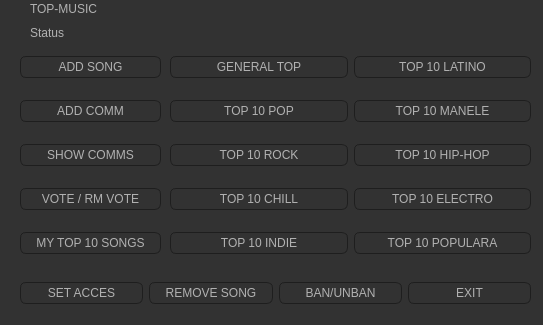
<?xml version="1.0" encoding="UTF-8"?>
<ui version="4.0">
 <class>userMenu</class>
 <widget class="QDialog" name="userMenu">
  <property name="geometry">
   <rect>
    <x>0</x>
    <y>0</y>
    <width>543</width>
    <height>325</height>
   </rect>
  </property>
  <property name="windowTitle">
   <string>TM - MENU</string>
  </property>
  <property name="styleSheet">
   <string notr="true">QPushButton
{
    color: #b1b1b1;
    background-color: QLinearGradient( x1: 0, y1: 0, x2: 0, y2: 1, stop: 0 #565656, stop: 0.1 #525252, stop: 0.5 #4e4e4e, stop: 0.9 #4a4a4a, stop: 1 #464646);
    border-width: 1px;
    border-color: #1e1e1e;
    border-style: solid;
    border-radius: 6;
    padding: 3px;
    font-size: 12px;
    padding-left: 5px;
    padding-right: 5px;
}
 
QPushButton:pressed
{
    background-color: QLinearGradient( x1: 0, y1: 0, x2: 0, y2: 1, stop: 0 #2d2d2d, stop: 0.1 #2b2b2b, stop: 0.5 #292929, stop: 0.9 #282828, stop: 1 #252525);
}

QWidget
{
    color: #b1b1b1;
    background-color: #323232;
}

QLabel
{
rgb(238, 238, 236)
}</string>
  </property>
  <widget class="QWidget" name="layoutWidget">
   <property name="geometry">
    <rect>
     <x>170</x>
     <y>40</y>
     <width>361</width>
     <height>231</height>
    </rect>
   </property>
   <layout class="QHBoxLayout" name="horizontalLayout">
    <item>
     <layout class="QVBoxLayout" name="verticalLayout_2">
      <item>
       <widget class="QPushButton" name="pushButton_2">
        <property name="text">
         <string>GENERAL TOP</string>
        </property>
       </widget>
      </item>
      <item>
       <widget class="QPushButton" name="pushButton_5">
        <property name="text">
         <string>TOP 10 POP</string>
        </property>
       </widget>
      </item>
      <item>
       <widget class="QPushButton" name="pushButton_6">
        <property name="text">
         <string>TOP 10 ROCK</string>
        </property>
       </widget>
      </item>
      <item>
       <widget class="QPushButton" name="pushButton_7">
        <property name="text">
         <string>TOP 10 CHILL</string>
        </property>
       </widget>
      </item>
      <item>
       <widget class="QPushButton" name="pushButton_8">
        <property name="text">
         <string>TOP 10 INDIE</string>
        </property>
       </widget>
      </item>
     </layout>
    </item>
    <item>
     <layout class="QVBoxLayout" name="verticalLayout">
      <item>
       <widget class="QPushButton" name="pushButton_9">
        <property name="text">
         <string>TOP 10 LATINO</string>
        </property>
       </widget>
      </item>
      <item>
       <widget class="QPushButton" name="pushButton_10">
        <property name="text">
         <string>TOP 10 MANELE</string>
        </property>
       </widget>
      </item>
      <item>
       <widget class="QPushButton" name="pushButton_11">
        <property name="text">
         <string>TOP 10 HIP-HOP</string>
        </property>
       </widget>
      </item>
      <item>
       <widget class="QPushButton" name="pushButton_12">
        <property name="text">
         <string>TOP 10 ELECTRO</string>
        </property>
       </widget>
      </item>
      <item>
       <widget class="QPushButton" name="pushButton_13">
        <property name="text">
         <string>TOP 10 POPULARA</string>
        </property>
       </widget>
      </item>
     </layout>
    </item>
   </layout>
  </widget>
  <widget class="QWidget" name="layoutWidget">
   <property name="geometry">
    <rect>
     <x>20</x>
     <y>40</y>
     <width>141</width>
     <height>231</height>
    </rect>
   </property>
   <layout class="QVBoxLayout" name="verticalLayout_3">
    <item>
     <widget class="QPushButton" name="pushButton_addSong">
      <property name="text">
       <string>ADD SONG</string>
      </property>
     </widget>
    </item>
    <item>
     <widget class="QPushButton" name="pushButton_15">
      <property name="text">
       <string>ADD COMM</string>
      </property>
     </widget>
    </item>
    <item>
     <widget class="QPushButton" name="pushButton_4">
      <property name="text">
       <string>SHOW COMMS</string>
      </property>
     </widget>
    </item>
    <item>
     <widget class="QPushButton" name="pushButton_3">
      <property name="text">
       <string>VOTE / RM VOTE</string>
      </property>
     </widget>
    </item>
    <item>
     <widget class="QPushButton" name="pushButton">
      <property name="text">
       <string>MY TOP 10 SONGS</string>
      </property>
     </widget>
    </item>
   </layout>
  </widget>
  <widget class="QWidget" name="layoutWidget">
   <property name="geometry">
    <rect>
     <x>20</x>
     <y>280</y>
     <width>511</width>
     <height>27</height>
    </rect>
   </property>
   <layout class="QHBoxLayout" name="horizontalLayout_2">
    <item>
     <widget class="QPushButton" name="pushButton_setAcces">
      <property name="text">
       <string>SET ACCES</string>
      </property>
     </widget>
    </item>
    <item>
     <widget class="QPushButton" name="pushButton_removeSong">
      <property name="text">
       <string>REMOVE SONG</string>
      </property>
     </widget>
    </item>
    <item>
     <widget class="QPushButton" name="pushButton_ban">
      <property name="text">
       <string>BAN/UNBAN</string>
      </property>
     </widget>
    </item>
    <item>
     <widget class="QPushButton" name="pushButton_exitMenu">
      <property name="text">
       <string>EXIT</string>
      </property>
     </widget>
    </item>
   </layout>
  </widget>
  <widget class="QWidget" name="layoutWidget">
   <property name="geometry">
    <rect>
     <x>30</x>
     <y>0</y>
     <width>281</width>
     <height>42</height>
    </rect>
   </property>
   <layout class="QVBoxLayout" name="verticalLayout_4">
    <item>
     <widget class="QLabel" name="label">
      <property name="text">
       <string>TOP-MUSIC</string>
      </property>
     </widget>
    </item>
    <item>
     <widget class="QLabel" name="label_2">
      <property name="text">
       <string>Status</string>
      </property>
     </widget>
    </item>
   </layout>
  </widget>
 </widget>
 <resources/>
 <connections/>
</ui>
